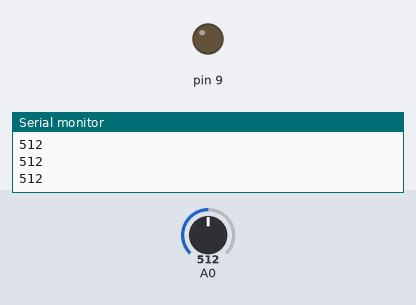
Recording of a sketch running on a simulated Arduino Uno, built with avr-gcc and run on an emulated ATmega328P. On the bench: output pins drawn as LEDs (lit = HIGH), the last lines printed to the serial monitor. The inputs (shaded band) are chosen by the test bench; at power-on: A0 = 512.

Above: at 1.2 s.
1.3 s: A0 set to 87
2.8 s: A0 set to 73
At 4.1 s:
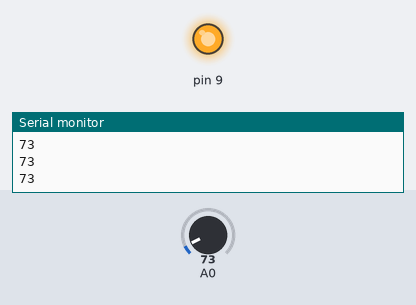
4.5 s: A0 set to 90
At 5.2 s:
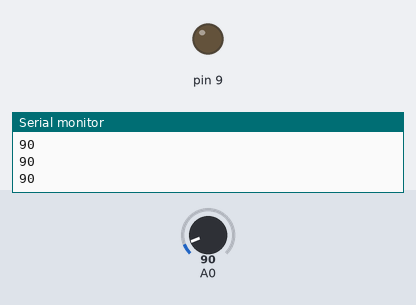
6.0 s: A0 set to 70
At 6.5 s:
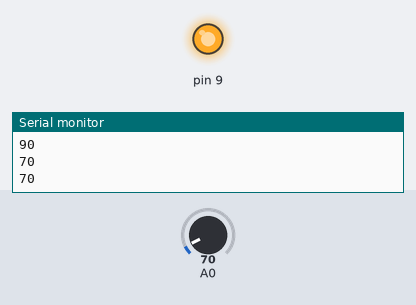
Timing chart, 0 to 8.5 s (numbered marks = the images above; inputs shaded):
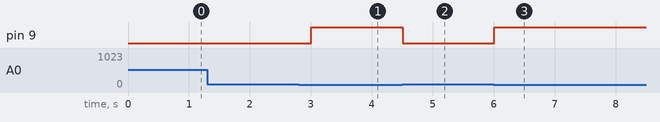

The sketch:

63010870_27.ino
```cpp
void setup() {
  // put your setup code here, to run once:
pinMode(A0,INPUT);
pinMode(9,OUTPUT);
Serial.begin(9600);
}

void loop() {
  // put your main code here, to run repeatedly:
Serial.println(analogRead(A0));
delay(300);
if(analogRead(A0)<80)
{
  digitalWrite(9,HIGH);
}
else
{
  digitalWrite(9,LOW);
}
}
```

Measured:
- the behaviour switches between 80 and 79 on A0 (found by bisection; images 0 and 1)
- after the input at 2.8 s, pin 9: LOW → HIGH after 0.20 s
- after the input at 4.5 s, pin 9: HIGH → LOW at once
- after the input at 6.0 s, pin 9: LOW → HIGH at once
